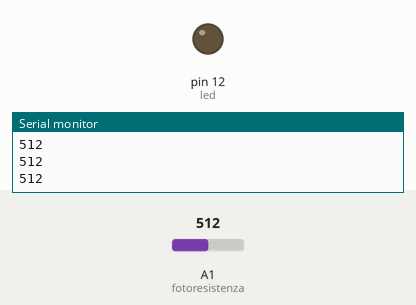
The sketch below on a simulated Arduino Uno, built with avr-gcc and run on an emulated ATmega328P. Shown: output pins drawn as LEDs (lit = HIGH), the last lines printed to the serial monitor. Inputs (shaded band) come from the test bench; at power-on: A1 (fotoresistenza) = 512.

Above: at 1.2 s.
1.3 s: A1 (fotoresistenza) set to 217
2.8 s: A1 (fotoresistenza) set to 188
At 3.7 s:
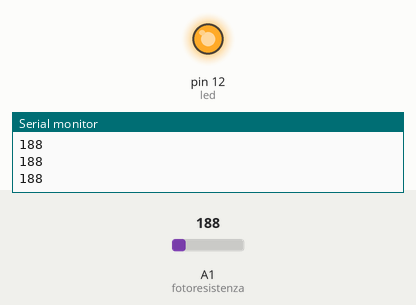
4.3 s: A1 (fotoresistenza) set to 210
At 4.7 s:
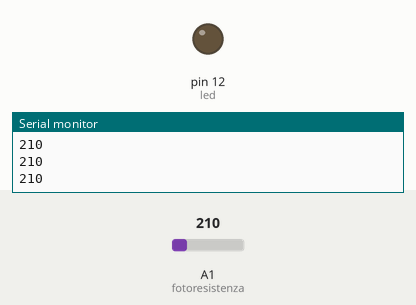
5.8 s: A1 (fotoresistenza) set to 190
At 7.2 s:
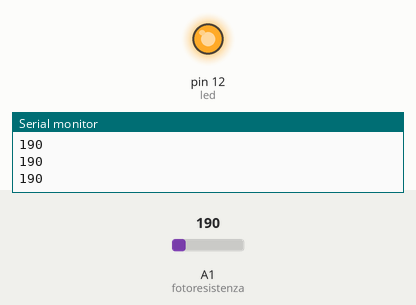
Timing chart, 0 to 8.3 s (numbered marks = the images above; inputs shaded):
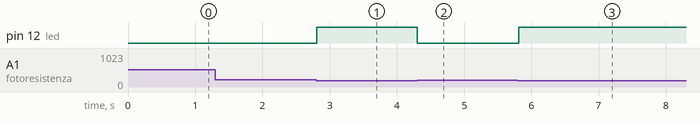

The sketch:

photoresistor.ino
```cpp
#define fotoresistenza A1
#define led 12
void setup()
{
 pinMode(A1,INPUT);
 pinMode(12,OUTPUT);
 Serial.begin(9600); // Inizializzo la comunicazione seriale
}

void loop()
{
 int val = analogRead(fotoresistenza); // salvo il valore fotoresistenza dentro alla variabile val
 Serial.println(val, DEC); // Scrivo il valore della fotoresistenza, espresso in numeri decimali

 if(val<200) //se il valore letto dalla fotoresistenza (luminosità) è basso, accendo il led
 digitalWrite(led,HIGH);
 else
 digitalWrite(led,LOW); //altrimenti lo spengo (o lo lascio spento)

}
```

Measured:
- the behaviour switches between 200 and 199 on A1 (fotoresistenza) (found by bisection; images 0 and 1)
- after the input at 2.8 s, pin 12 (led): LOW → HIGH at once
- after the input at 4.3 s, pin 12 (led): HIGH → LOW at once
- after the input at 5.8 s, pin 12 (led): LOW → HIGH at once
